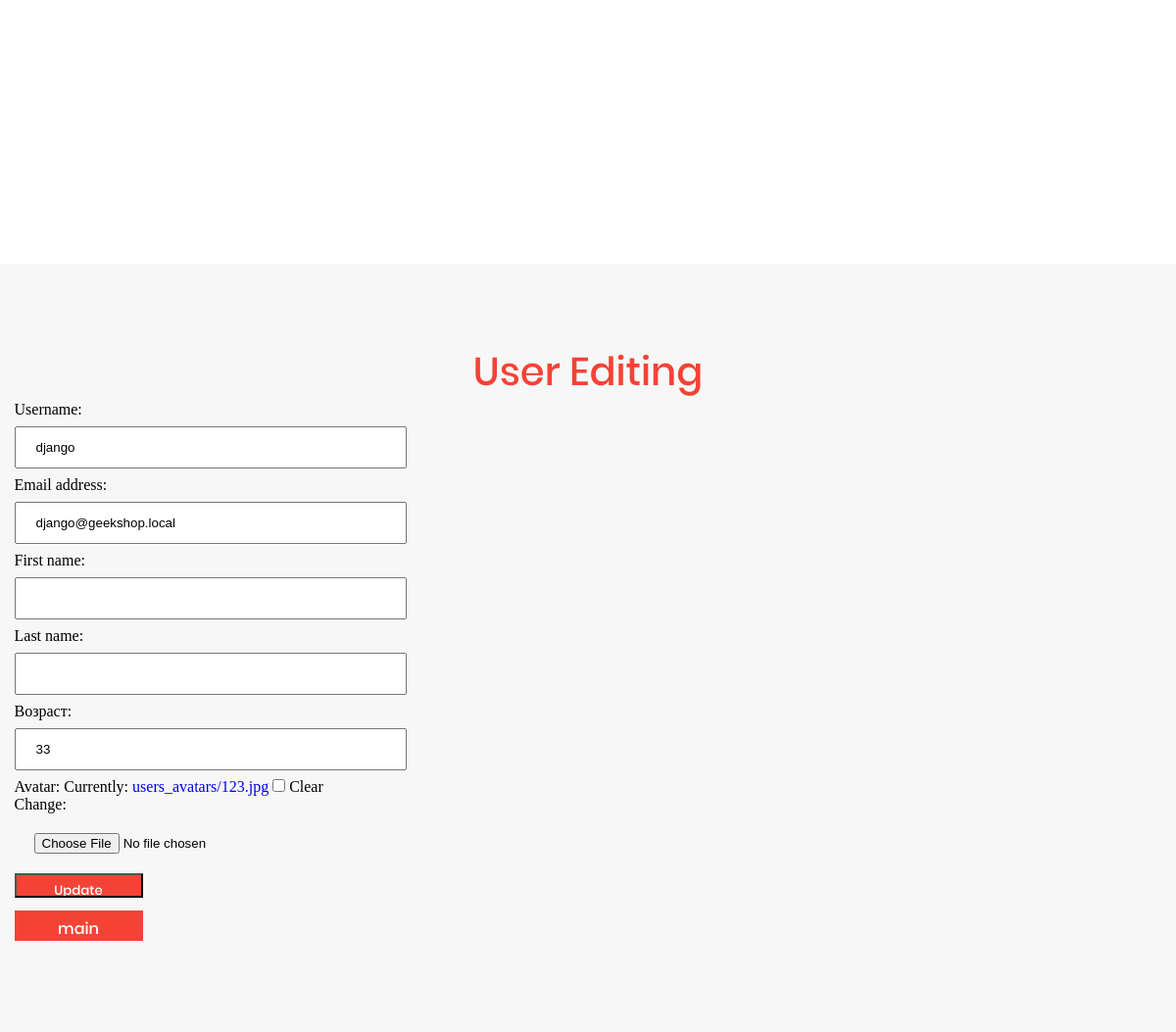
Screenshot of /auth/update/ (signed in) with the database file from the repository.
### authapp/models.py (models this page shows, shortened)
class GameUser(AbstractUser):
    avatar = models.ImageField(upload_to='users_avatars', blank=True)
    age = models.PositiveSmallIntegerField(verbose_name='возраст', default=0)

### authapp/views.py (the view)
# urls.py: path('update/', authapp.views.update, name='update'),
def update(request):
    if request.method == 'POST':
        form = GameUserUpdateForm(request.POST, request.FILES, instance=request.user)
        if form.is_valid():
            form.save()
            return HttpResponseRedirect(reverse('auth:update'))
    else:
        form = GameUserUpdateForm(instance=request.user)
    content = {
        'title': 'update',
        'form': form,
    }
    return render(request, 'authapp/update.html', content)

### authapp/forms.py
class GameUserUpdateForm(UserChangeForm):
    class Meta:
        model = GameUser
        fields = ('username', 'password', 'email', 'first_name', 'last_name', 'age', 'avatar')
    def __init__(self, *args, **kwargs):
        super().__init__(*args, **kwargs)
        for field_name, field in self.fields.items():
            if field_name == 'password':
                field.widget = HiddenInput()
            else:
                field.widget.attrs['class'] = f'form-control {field_name}'
                field.help_text = ''

### authapp/templates/authapp/update.html (shortened to what this page needs)
{% extends 'authapp/base.html' %}
{% load staticfiles %}
{% block content %}
    <div class="block block_empty"></div>
    <div class="block bgg">
       <div class="center center1 "><h2 class="h2">User Editing</h2>
           <div class="div_login_form">
               <form class="login_form" method="POST" enctype="multipart/form-data">
                   {{ form.as_p }}
                   <input class="button_red" type="submit" value="Update">
                </form>
           </div>
           <a href="{% url 'main:main' %}" class="button_red">main</a>
       </div>
   </div>
{% endblock %}

### static/style/style.css (style rules this page uses)
* { margin: 0; padding: 0; }
a { text-decoration: none; }
html, body { min-width: 640px; height: 100%; margin: auto 0; }
.center { max-width: 1171px; width: 100%; margin: 0 auto; }
.block { padding-top: 80px; padding-bottom: 80px; }
.block_empty { height: 109px; }
.h2 { color: #F44336; font-size: 40px; text-align: center; font-family: Poppins-Medium; font-weight: 450 }
.bgg { background-color: #F7F7F7; }
.button_red { display: block; background-color: #F44336; height: 25px; width: 131px; text-align: center; color: #FFFFFF; font-family: Poppins-Medium; padding-top:6px; margin-bottom: 13px; }
.div_login_form { display: flex; flex-direction:column; }
.login_form { width:400px; }
.form-control { width: 100%; padding: 12px 20px; margin: 8px 0; box-sizing: border-box; }

### rows the page displays
GameUser: username "django", email "django@geekshop.local", age "33"
